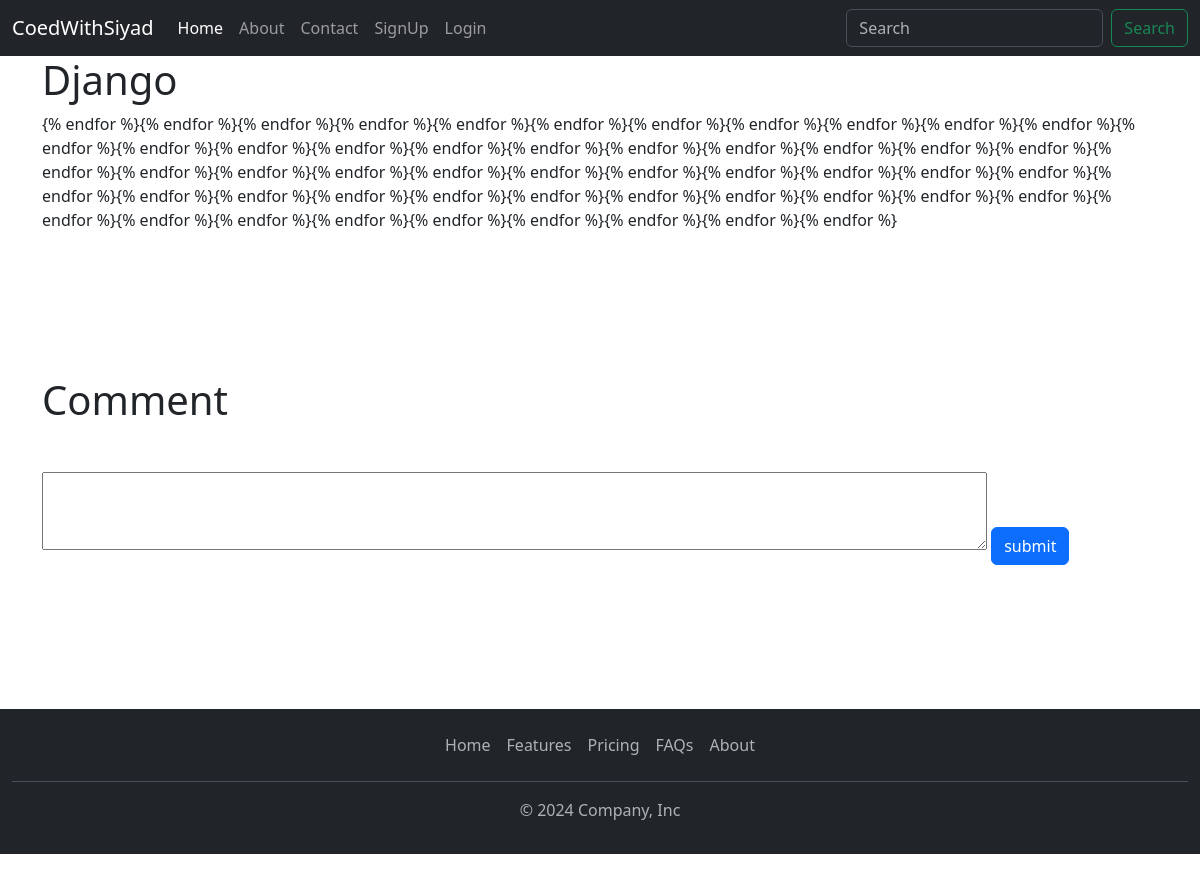
Screenshot of /content/6 with the database file from the repository.
### blogHome/models.py (models this page shows)
class Blog(models.Model):
    name = models.CharField(max_length=100,default="")
    title =models.CharField(max_length=100,default="")
    id = models.AutoField(primary_key=True)
    short_desc =models.CharField(max_length=200,default="")
    content =RichTextField()
    thumbnail =models.ImageField(upload_to="blogimages")
    created_at =models.TimeField(auto_now_add=True)

### blogHome/views.py (the view)
# urls.py: path("content/<str:id>",views.content,name="content"),
def content(request,id):
    blog  = Blog.objects.get(id=id)
    context ={
        "blog":blog,
    }
    return render(request,"blogcontent.html",context)

### templates/blogcontent.html (shortened to what this page needs)
{%extends "base.html"%}
{% block content %}
<div class="container">
    <h1>{{blog.title}}</h1>
    <p>{{blog.content}}</p>
</div>
<section id="comment"  class="my-5">
    <div class="container py-5">
        <h1 class="my-5">Comment</h1>
        <form action="{% url 'comment' %}" method="post">
            <textarea name="comment" id="" cols="100" rows="3"></textarea>
            <button class="btn btn-primary" type="submit">submit</button>
         </form>
         <br>
         <br>
    </div>
</section>
{% endblock  %}

### rows the page displays
Blog: title "Django", content "{% endfor %}{% endfor %}{% endfor %}{% endfor %}{% endfor %}{% endfor %}{% endfor %}{% endfor %}{% endfor %}{% endfor %}{% endfor %}{% endfor %}{% endfor %}{% endfor %}{% endfor %}{% endfor %}{% endfor %}{% endfor %}{% endfor %}{% endfor %}{% endfor %}{% endfor %}{% endfor %}{% endfor %}{% endfor %}{% endfor %}{% endfor %}{% endfor %}{% endfor %}{% endfor %}{% endfor %}{% endfor %}{% endfor %}{% endfor %}{% endfor %}{% endfor %}{% endfor %}{% endfor %}{% endfor %}{% endfor %}{% endfor %}{% endfor %}{% endfor %}{% endfor %}{% endfor %}{% endfor %}{% endfor %}{% endfor %}{% endfor %}{% endfor %}{% endfor %}{% endfor %}{% endfor %}"
